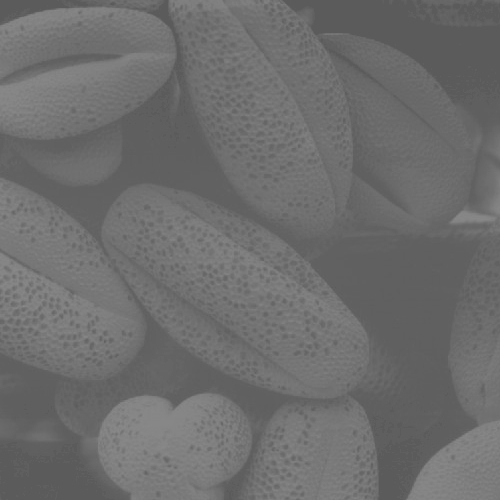
%> input picture Computer_Vision_Projects/Food.jpg, 500 x 500 px
$ octave --eval "main;"   (GNU Octave 9; MATLAB toolbox functions it lacks are replaced by stand-ins)
%> lines starting %> are read from the running program, lines starting %| are printed output that depends on the picture; in (x1, y1, x2, y2) boxes, pixels count from 0 and x2, y2 are one past the last pixel; in counts of white or black regions, pixels touching at a corner belong together; the program's own positions count from 1

% Name : Anusha Guruprsad
% Email ID : ag84104n@pace.edu
% Assignment : 2

function main()
% Problem 1

% Part a

img = imread("Food.jpg");
%> img is the input picture: size 500x500 uint8; min 90, max 138, mean 109.1
NewMin = 0;
NewMax = 255;

ScaledFood = imadjust(img, [min(img(:))/255, max(img(:))/255], [NewMin/255, NewMax/255]);

figure(1);
subplot(1,2,1);
imshow(img);
title("Original Image");

subplot(1,2,2);
imshow(ScaledFood);
title("Scaled Image");
imwrite(ScaledFood, "ScaledFood.jpg");
disp("-----Finished Solving Problem 1 part a ----");
pause;

% Part b
num_bins_start = 128;
num_bins_end = 512;
num_bins_step_size = 124;

% Create a new figure
figure(2);

% Loop through num_bins with the specified step size
for num_bins = num_bins_start:num_bins_step_size:num_bins_end

    % Compute the histogram
    hist_img = imhist(img, num_bins);

    % Normalized histogram
    normalised_hist = hist_img / sum(hist_img);

    % Create a subplot within the current figure

    subplot(length(num_bins_start:num_bins_step_size:num_bins_end), 2, (num_bins - num_bins_start) / num_bins_step_size * 2 + 1);
    bar(hist_img);
    title(['Histogram (num_bins = ' num2str(num_bins) ')']);

    % Create another subplot for the normalized histogram
    subplot(length(num_bins_start:num_bins_step_size:num_bins_end), 2, (num_bins - num_bins_start) / num_bins_step_size * 2 + 2);
    bar(normalised_hist);
    title(['Normalized Histogram (num_bins = ' num2str(num_bins) ')']);
end
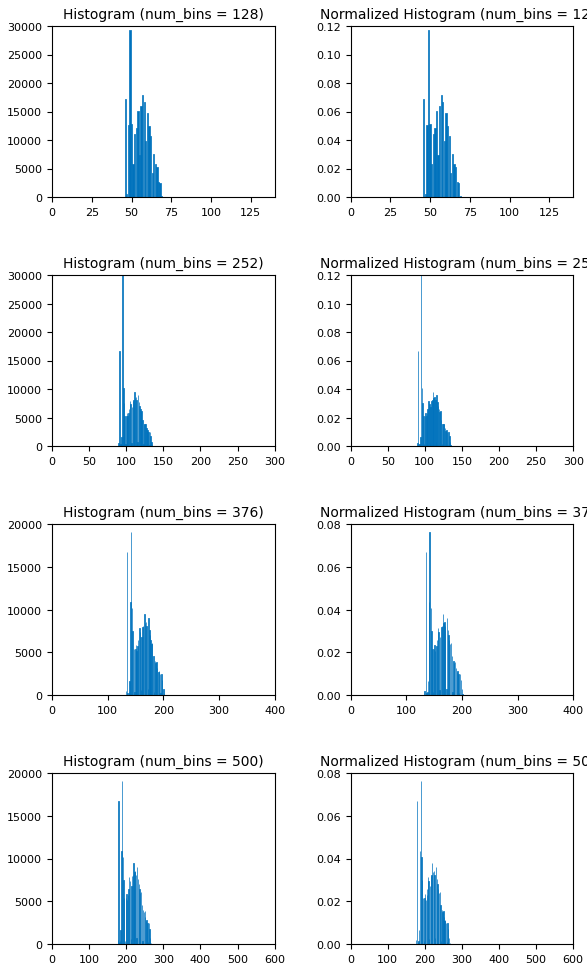
%> figure redrawn from the program's plot data, 8 panels; panel 1: tallest bar 29263 high, from x = 48.6 to 49.4; panel 2: tallest bar 0.117 high, from x = 48.6 to 49.4; panel 3: tallest bar 29989 high, from x = 94.6 to 95.4; panel 4: tallest bar 0.12 high, from x = 94.6 to 95.4


disp("-----Finished Solving Problem 1 part b ----");
pause;

% Part-c
equalised_img = histeq(img);
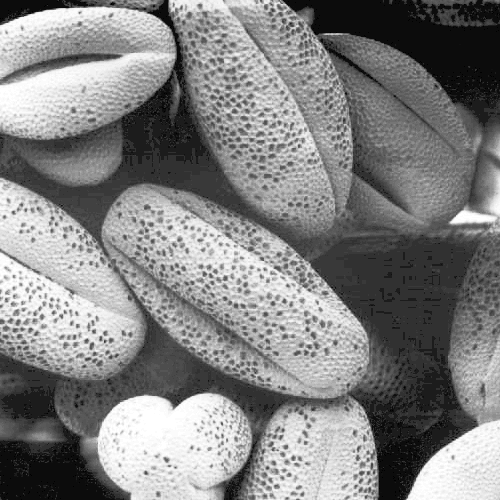
%> equalised_img: size 500x500 uint8; min 0, max 255, mean 130.2

figure(3);
subplot(1,3,1);
imshow(img);
title("Original Image:");

subplot(1,3,2);
imshow(ScaledFood);
title("Scaled Food Image:");

subplot(1,3,3);
imshow(equalised_img);
title("Equalised Image:");

% saving equalized image:

imwrite(equalised_img, "EqualizedFood.jpg");

disp("-----Finished Solving Problem 1 part c ----");
pause;

% Part - d : close and clear :

close all;
clear;

disp("-----Finished Solving Problem 1 part d ----");
pause;
disp("---- Finished Solving Problem 1 -----");

% Problem 2 :

shapes = imread('Shapes.tiff');
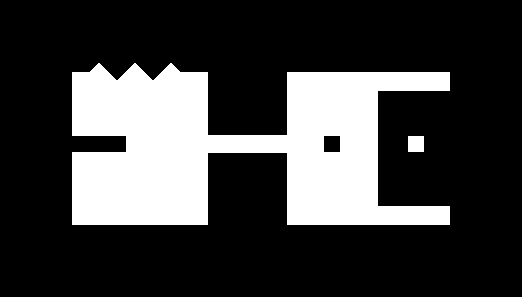
%> input picture Computer_Vision_Projects/Shapes.tiff, 522 x 297 px
%> shapes: size 297x522 logical; 24.6% white; 2 white regions, box (x1, y1, x2, y2) and area: (72, 63, 450, 225) 37895, (408, 136, 424, 152) 256

struct_ele = strel("square",21);

openedImage = imopen(shapes, struct_ele);      % Opening
%> openedImage: size 297x522 logical; 21.6% white; 2 white regions, box (x1, y1, x2, y2) and area: (72, 72, 208, 225) 19780, (287, 72, 378, 225) 13667
closedImage = imclose(shapes, struct_ele);      % Closing
%> closedImage: size 297x522 logical; 25.5% white; 2 white regions, box (x1, y1, x2, y2) and area: (72, 63, 450, 225) 39235, (408, 136, 424, 152) 256
close_of_opened = imclose(openedImage, struct_ele);      % Closing
%> close_of_opened: size 297x522 logical; 22.4% white; 2 white regions, box (x1, y1, x2, y2) and area: (72, 72, 208, 225) 20756, (287, 72, 378, 225) 13923

%displaying the image now :
figure(4);

subplot(2,2,1);
imshow(shapes);
title("Original Image");

% displaying 2nd figure

%displaying the image now :
subplot(2,2,2);
imshow(openedImage);
title("The Desired Image 1:");

%displaying the 3rd image now :
subplot(2,2,3);
imshow(closedImage);
title("The Desired Image 2:");

%displaying the 4th image now :
subplot(2,2,4);
imshow(close_of_opened);
title("The Desired Image 3:");

disp("-----Finished Solving Problem 2 ----");
pause;

% Problem 3 :
wirebond = imread("Wirebond.tiff");
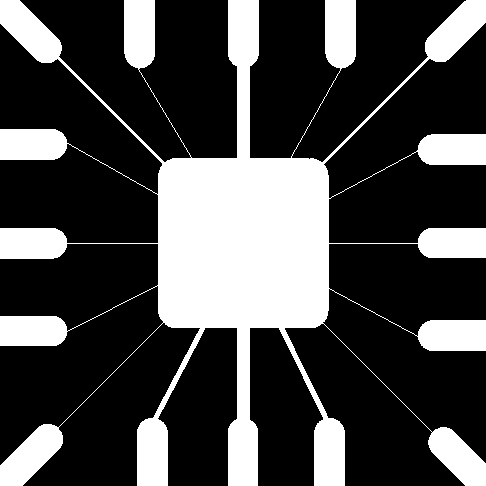
%> input picture Computer_Vision_Projects/Wirebond.tiff, 486 x 486 px
%> wirebond: size 486x486 logical; 28.1% white; 1 white region, box (x1, y1, x2, y2) and area: (0, 0, 486, 486) 66259

% img 1
struct_ele = strel("disk", 10);

eroded_img_1 = imerode(wirebond, struct_ele);
%> eroded_img_1: size 486x486 logical; 14.9% white; 17 white regions, largest, box (x1, y1, x2, y2) and area: (167, 164, 320, 322) 23162, (0, 433, 54, 486) 845, (0, 0, 52, 54) 842


% img 2
struct_ele = strel("disk", 6);

eroded_img_2 = imerode(wirebond, struct_ele);
%> eroded_img_2: size 486x486 logical; 19.8% white; 15 white regions, largest, box (x1, y1, x2, y2) and area: (163, 0, 324, 486) 28690, (0, 429, 58, 486) 1432, (0, 0, 57, 58) 1428

% img 3
struct_ele = strel("disk", 18);

eroded_img_3 = imerode(wirebond, struct_ele);
%> eroded_img_3: size 486x486 logical; 7.9% white; 5 white regions (1 under 20 px), largest, box (x1, y1, x2, y2) and area: (175, 174, 312, 312) 18624, (0, 481, 6, 486) 25, (481, 480, 486, 486) 25, (0, 0, 4, 7) 23

figure(4)
subplot(1,4,1);
imshow(wirebond);
title("Original Image");

subplot(1,4,2);
imshow(eroded_img_1);
title("The desired image 1");

subplot(1,4,3);
imshow(eroded_img_2);
title("The desired image 2");

subplot(1,4,4);
imshow(eroded_img_3);
title("The desired image 3");

disp("-----Finished Solving Problem 3 ----");
pause;

% Problem 4 :

city_img = imread("City.jpg");
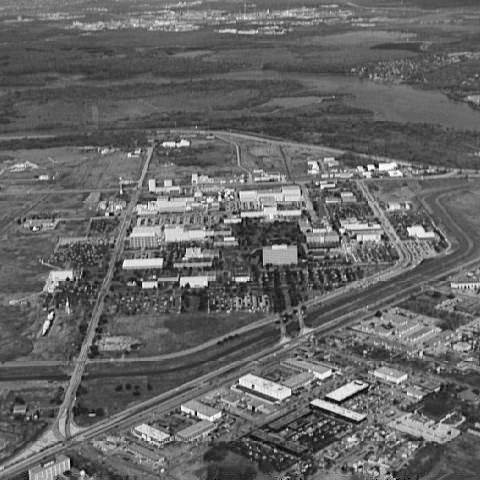
%> input picture Computer_Vision_Projects/City.jpg, 480 x 480 px
%> city_img is the input picture: size 480x480 uint8; min 0, max 254, mean 101.2

struct_ele = strel('square', 3);

% dilation
dilated_img = imdilate(city_img, struct_ele);
%erode
eroded_img = imerode(city_img, struct_ele);
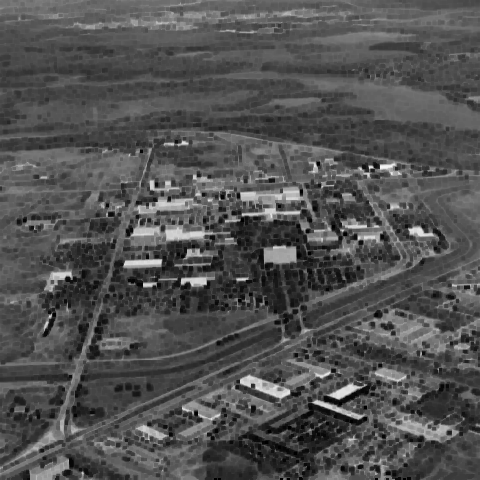
%> eroded_img: size 480x480 uint8; min 0, max 245, mean 81.6

%calulating resultant image
resultant_img_c = dilated_img - eroded_img;
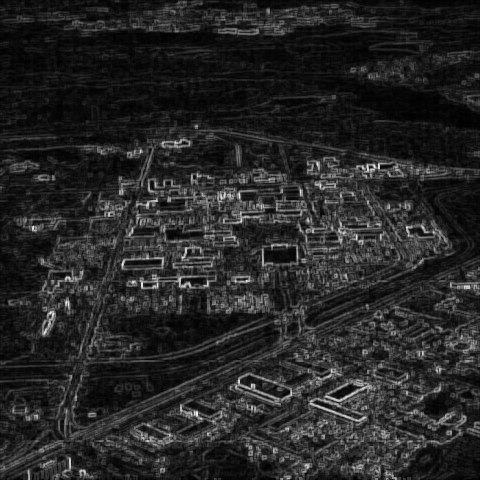
%> resultant_img_c: size 480x480 uint8; min 0, max 243, mean 38.8

%saving images
imwrite(dilated_img, "A.jpg");
imwrite(eroded_img, "B.jpg");

figure;
imshow(resultant_img_c);
title("Resultant City Image");


disp("By performing dilation, white regions of the image are getting enhanced and enlarged. Erosion is eroding away the white regions and shrinks them.")
disp("-----Finished Solving Problem 4 ----");

%closing and clearing the tabs again
close all;
clear;
disp("Closed the tabs again");
end
